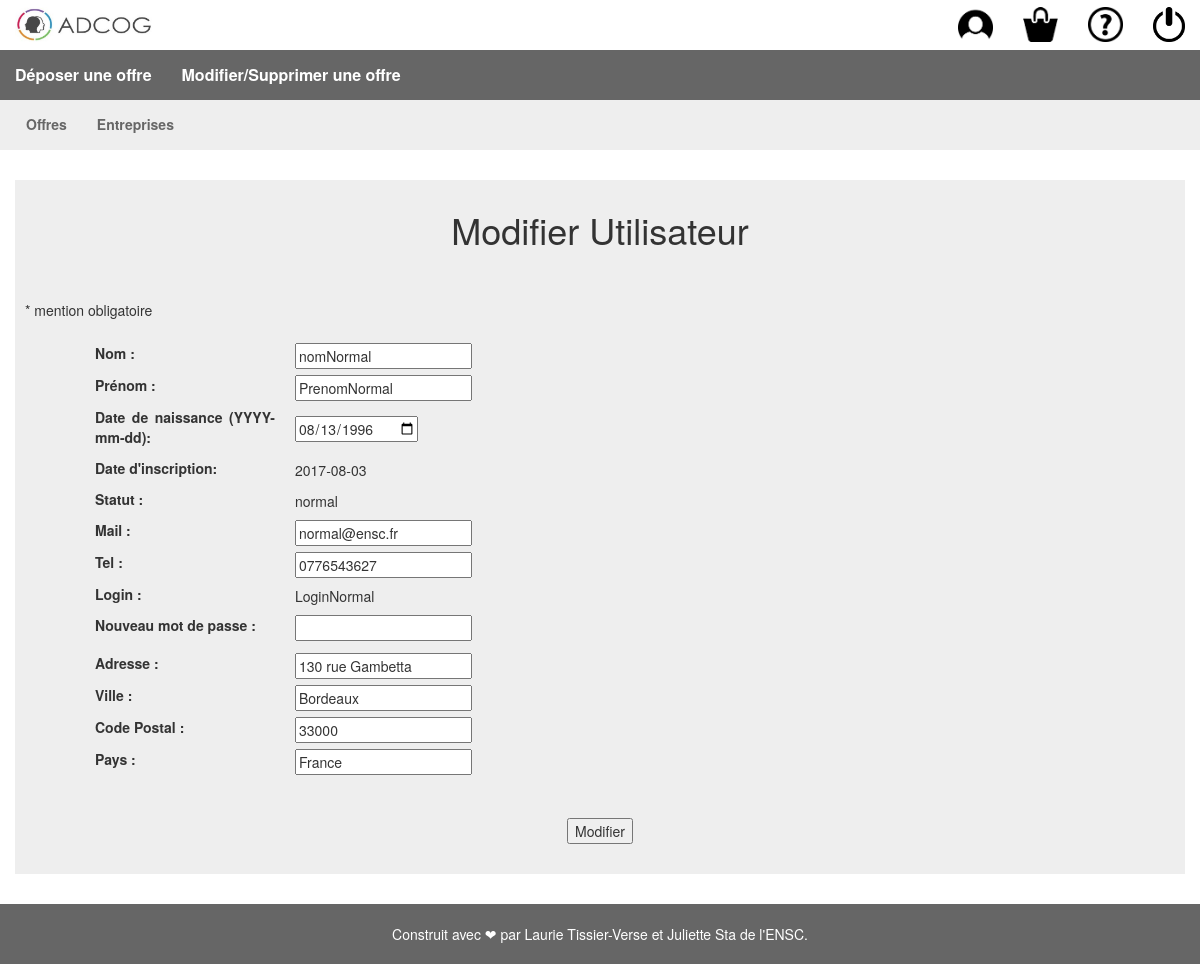
Page /ModifierProfil.php (signed in) on the committed database.
### tables this page shows
CREATE TABLE `utilisateur` (
  `utilisateur_id` integer primary key auto_increment,
  `utilisateur_nom` tinytext,
  `utilisateur_prenom` tinytext,
  `utilisateur_dateNaissance` date DEFAULT NULL,
  `utilisateur_dateInscription` date NOT NULL,
  `utilisateur_statut` tinytext NOT NULL COMMENT 'Admin, normal, adhérent',
  `utilisateur_mail` tinytext,
  `utilisateur_tel` tinytext,
  `utilisateur_mdp` tinytext NOT NULL,
  `utilisateur_login` tinytext NOT NULL,
  `adresse_id` int(11) DEFAULT NULL,
  `utilisateur_valide` tinyint(1) NOT NULL
);

CREATE TABLE `adresse` (
  `adresse_id` integer primary key auto_increment,
  `adresse_voie` tinytext,
  `adresse_ville` tinytext,
  `adresse_cp` int(11),
  `adresse_pays` tinytext 
);

### ModifierProfil.php (the view, shortened to what this page needs)
<!DOCTYPE html>
<html>
    <head>
        <?php include("includes/head.php");
      include("includes/header.php");
      include("includes/esTuConnecte.php");?>
    </head>
    <body>
        <?php require("db/connect.php");  ?>
        <div class="container">
            <h1> Modifier Utilisateur </h1> </br></br>
            * mention obligatoire  </br></br>
            <form method="POST" action="TraitementModifierProfil.php">
                <div class="formulaire">
                <fieldset>
                    <table class="formulaire">
                        <?php
                        $requete= "SELECT * FROM UTILISATEUR WHERE utilisateur_id=".$_SESSION['id'];
                        $resultat = $BDD -> query($requete);
                        $ligne = $resultat -> fetch();
                        if ($ligne['adresse_id'] != null)
                        {
                        $Requete= "SELECT * FROM ADRESSE WHERE adresse_id= ".$ligne['adresse_id'];
                        $resultatA = $BDD -> query($Requete);
                        $ligneA = $resultatA -> fetch(); } ?>
                        <tr><td><label for="nomU">Nom : </label></td><td><input type="text" name="nomU" id="nomU" value="<?php if(isset($_SESSION['nomU'])) { echo $_SESSION['nomU'] ;} else{ echo $ligne['utilisateur_nom'];}?>"/></td></tr>
                        <tr><td><label for="prenomU">Prénom : </label></td><td><input type="text" name="prenomU" id="prenomU" value="<?php if(isset($_SESSION['prenomU'])) { echo $_SESSION['prenomU'] ;} else{ echo $ligne['utilisateur_prenom'];}?>"/></td></tr>
                        <tr><td><label for="dateneeU">Date de naissance (YYYY-mm-dd): </label></td><td><input type="date" name="dateneeU" id="dateneeU" value="<?php if(isset($_SESSION['dateneeU'])) { echo $_SESSION['dateneeU'] ;} else{ if ($ligne['utilisateur_dateNaissance'] != "0000-00-00") {echo $ligne['utilisateur_dateNaissance'];}} ?>"/></td>
                        <td class="erreur"><?php if(isset ($_SESSION['erreurdateneeU'])){ if($_SESSION['erreurdateneeU']==true) { echo "Date incorrecte (ex : YYYY-mm-jj)" ; }} ?></td></tr>
                        <tr><td><label for="dateInscriptionU">Date d'inscription: </label></td><td><?php echo $ligne['utilisateur_dateInscription']; ?> </td></tr>
                        <tr><td><label for="statutU">Statut : </label></td><td><?php echo $ligne['utilisateur_statut']; ?> </td></tr>
                        <tr><td><label for="mailU">Mail : </label></td><td><input type="email" name="mailU" id="mailU" value="<?php if(isset($_SESSION['mailU'])) { echo $_SESSION['mailU'] ;} else{ echo $ligne['utilisateur_mail'];}?>"/></td></tr>
                        <tr><td><label for="telU">Tel : </label></td><td><input type="text" name="telU" id="telU" value="<?php if(isset($_SESSION['telU'])) { echo $_SESSION['telU'] ;} else{ echo $ligne['utilisateur_tel'];}?>"/></td></tr>
                        <tr><td><label for="loginU">Login : </label></td><td> <?php echo $ligne['utilisateur_login'];?> </td></tr>
                        <tr><td><label for="mdpU">Nouveau mot de passe : </label></td><td><input type="password" name="mdpU" id="mdpU"/></td> </tr>
                        <td class="erreur"><?php if(isset ($_SESSION['erreurmdpU'])){ if($_SESSION['erreurmdpU']==true) { echo "Votre mot de passe doit contenir 4 caractères minimum" ; }} ?></td></tr>
                        <tr><td><label for="adresseU">Adresse : </label></td><td><input type="text" name="adresseU" id="adresseU" value="<?php if(isset($_SESSION['adresseU'])) { echo $_SESSION['adresseU'] ;} else{ if ($ligne['adresse_id'] != null) echo $ligneA['adresse_voie'];} ?>"/></td></tr>
                        <tr><td><label for="villeU">Ville : </label></td><td><input type="text" name="villeU" id="villeU"  value="<?php if(isset($_SESSION['villeU'])) { echo $_SESSION['villeU'] ;} else{ if ($ligne['adresse_id'] != null) echo $ligneA['adresse_ville'];} ?>"/></td></tr>
                        <tr><td><label for="cpU">Code Postal : </label></td><td><input type="text" name="cpU" id="cpU" value="<?php if(isset($_SESSION['cpU'])) { echo $_SESSION['cpU'] ;} else{ if ($ligne['adresse_id'] != null) echo $ligneA['adresse_cp'];} ?>"/></td></tr>
                        <tr><td><label for="paysU">Pays : </label></td><td><input type="text" name="paysU" id="paysU" value="<?php if(isset($_SESSION['paysU'])) { echo $_SESSION['paysU'] ;} else{ if ($ligne['adresse_id'] != null) echo $ligneA['adresse_pays'];} ?>" /></td></tr>
                    </table>
                    </br></br></fieldset>
                       <div class="submit"><input type="submit" value="Modifier" /><br /><br /></div>
                </div></form>
        </div>
    </body>
    <?php include("includes/footer.php"); ?>
</html>

### css/style.css (style rules this page uses)
.formulaire { margin: 0px 30px; }
td { padding: 3px 10px; width: 200px; }
.submit { text-align: center; }
.erreur { color: red; }
.container { background-color:#eee; margin: 30px auto; padding: 10px; }
div { text-align: justify; text-justify: inter-word; }
h1 { text-align: center; }

### rows in the picture
utilisateur: nomU "nomNormal", prenomU "PrenomNormal", dateneeU "08/13/1996", utilisateur_dateInscription "2017-08-03", utilisateur_statut "normal", mailU "normal@ensc.fr", telU "0776543627", utilisateur_login "LoginNormal"
adresse: adresseU "130 rue Gambetta", villeU "Bordeaux", cpU "33000", paysU "France"
